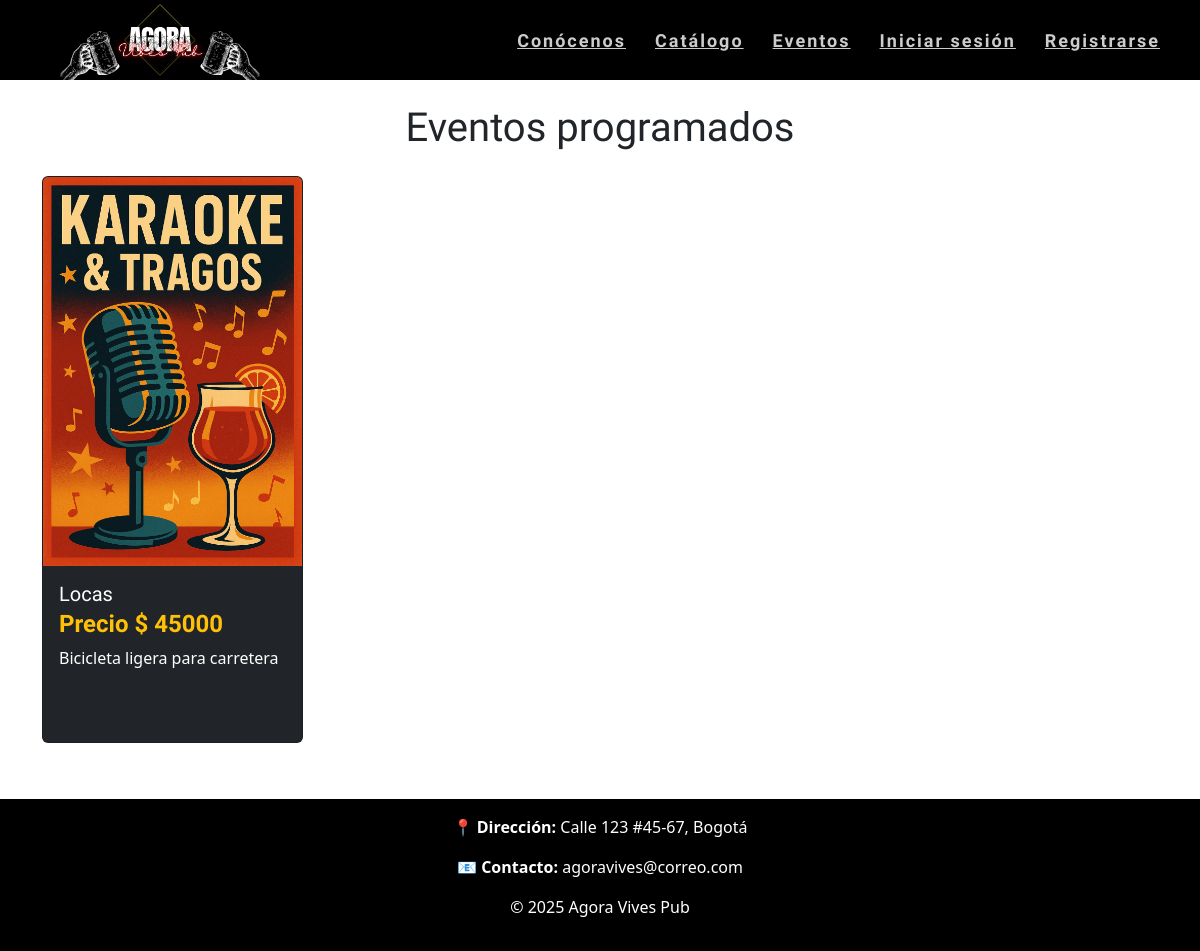
/eventos/eventos/, run on an earlier commit of the app's database.
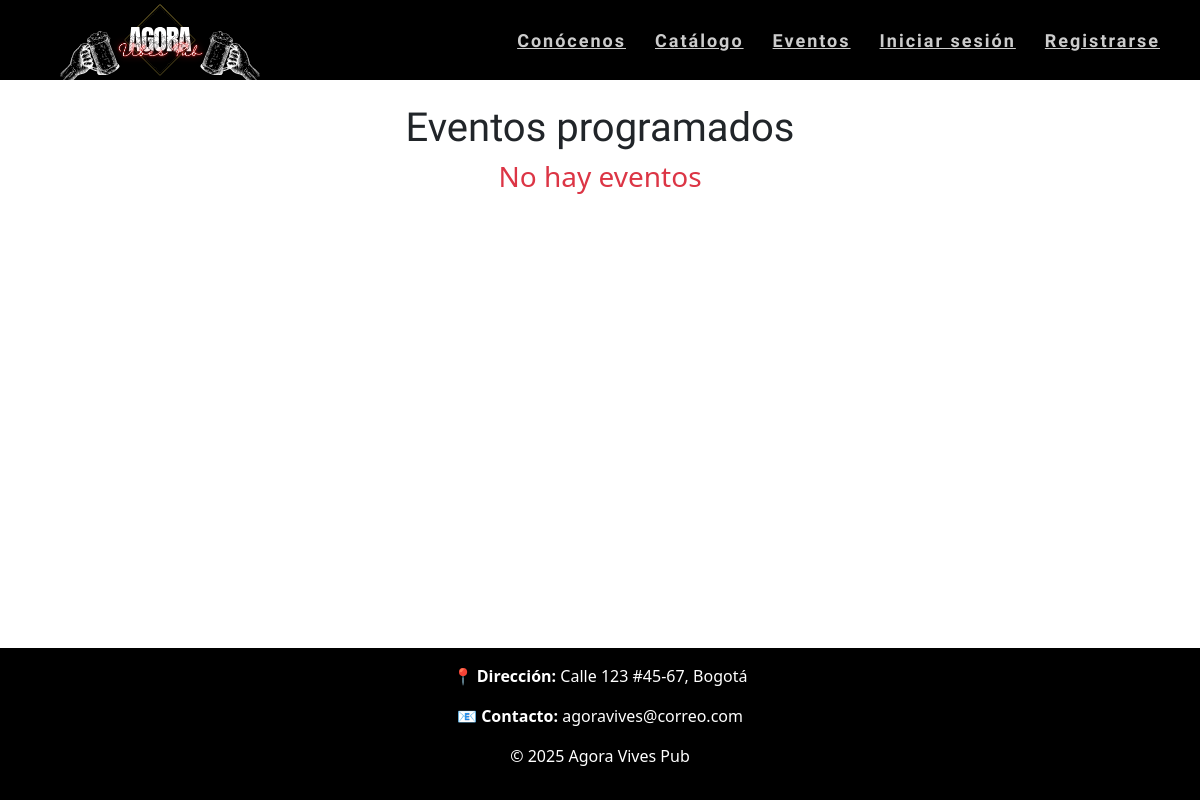
And on a later commit of the database.
### EventoApp/models.py (models this page shows, shortened)
class Evento(models.Model):
    nombre = models.CharField(max_length=100)
    capacidad_maxima = models.IntegerField()
    descripcion = models.CharField(max_length=50)
    fecha = models.DateField()
    hora_inicio = models.TimeField(verbose_name='Hora de Inicio')
    precio_boleta = models.IntegerField(verbose_name='Precio de Boleta')
    imagen = models.ImageField(upload_to='EventoApp')
    def cupos_disponibles(self):
        total = self.boleta_set.aggregate(
            total=Sum('cantidad_boletos')
        )['total'] or 0
        return self.capacidad_maxima - total
    class Meta:
        db_table = "evento"
        verbose_name = "Evento"
        verbose_name_plural = "Eventos"

### EventoApp/views.py (the view)
# urls.py: path('eventos/', lis_eventos.as_view(), name='eventos'),
class lis_eventos(ListView):
    model = Evento
    template_name = 'evento.html'
    context_object_name = 'eventos'

### EventoApp/templates/evento.html (shortened to what this page needs)
{% extends 'base.html'%}
{% load static %}
{% block content %}
<h1 class="text-dark text-center" style="font-family: Rubik Dirt, system-ui;">Eventos programados</h1>
<div class="conteiner row">
    {% for e in eventos %}
        <div class="col-md-3">
            <div class="card rounded mt-3 bg-dark">
                <img src="{{ e.imagen.url }}" alt="{{ e.nombre }}" class="card-img-top">
                <div class="card-body">
                    <h5 class="card-title text-white" style="font-family: Black Ops One, system-ui;" > {{ e.nombre }}</h5>
                    <h4 class="text-warning card-subtitle mb-2 fw-bold " style="font-family: Saira Stencil One, sans-serif;">Precio $ {{ e.precio_boleta}}</h4>
                    <p class="card-text text-white">{{e.descripcion}}</p>
                    {% if e.cupos_disponibles > 0 %}
                        <p class="text-dark">
                        </p>
                    {% else %}
                        <p class="text-danger fw-bold">
                            AGOTADO
                        </p>
                    {% endif %}
                </div>
            </div>
        </div>
    {% empty %}
        <h3 class="text-danger text-center">No hay eventos</h3>
    {% endfor %}
</div>
{% endblock %}

What changed in the data, as far as the page shows it:
removed Evento: imagen (picture), nombre "Locas", precio_boleta "45000", descripcion "Bicicleta ligera para carretera"
Also different on the page:
text now shown: "No hay eventos"
